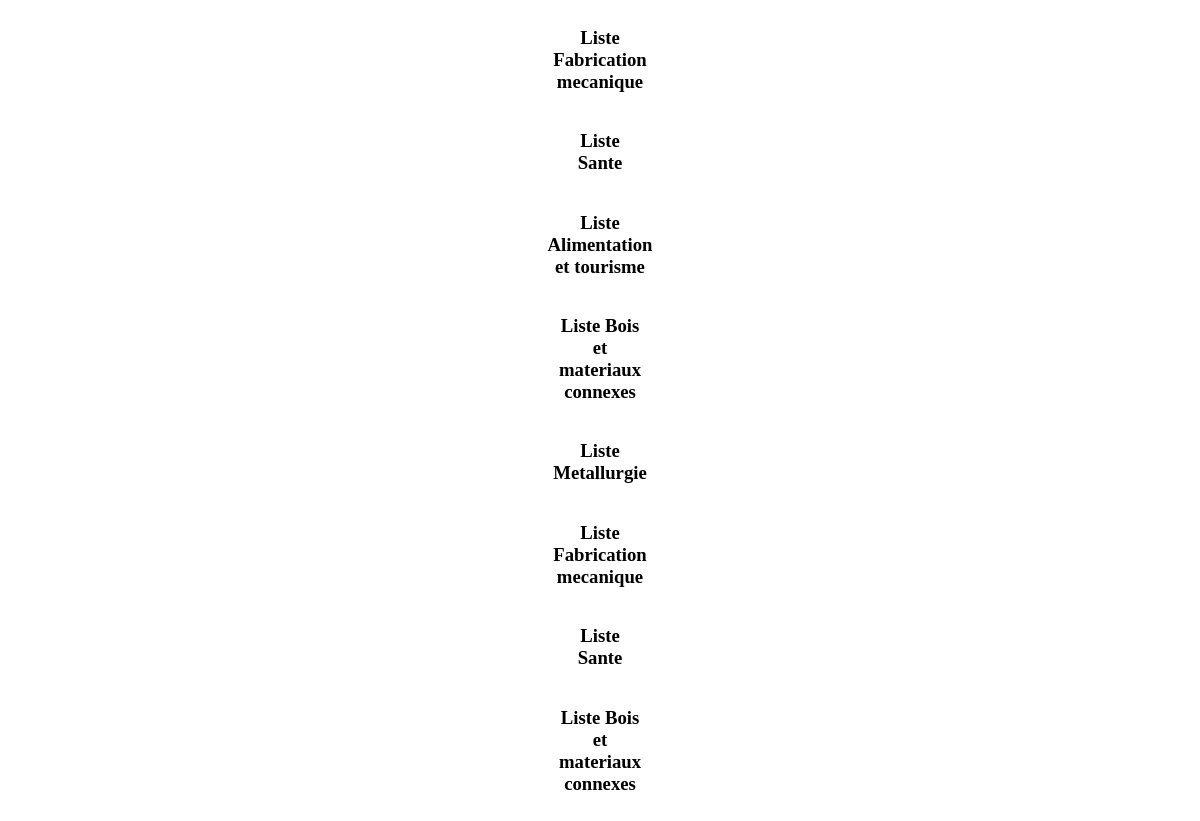
Screenshot of /SEN_FORMATION/admin/liste_par_formation.php with the database file from the repository.
### tables this page shows
CREATE TABLE `participant` (
  `id` int(5) NOT NULL,
  `nom` varchar(50) NOT NULL,
  `prenom` varchar(50) NOT NULL,
  `sexe` char(1) NOT NULL,
  `date_naiss` date NOT NULL,
  `lieu_naiss` varchar(50) NOT NULL,
  `email` varchar(50) NOT NULL,
  `mdp_part` varchar(50) NOT NULL,
  `region` varchar(50) NOT NULL,
  `id_formation` int(5) NOT NULL
);

CREATE TABLE `formation` (
  `id_formation` int(5) NOT NULL,
  `domaine` varchar(50) NOT NULL,
  `intitule` varchar(50) NOT NULL,
  `lieu` varchar(50) NOT NULL,
  `date` date NOT NULL,
  `duree` int(5) NOT NULL,
  `montant` int(9) NOT NULL,
  `animateur` varchar(50) NOT NULL
);

### SEN_FORMATION/admin/liste_par_formation.php (the view, shortened to what this page needs)
<?php
require_once('../connexion_db/conn_db.php');
$sql_part_form="select id,nom,prenom,sexe,date_naiss,lieu_naiss,email,mdp_part,region,domaine  from participant natural join formation" ;
$query_part_form=mysqli_query($conn, $sql_part_form) or die(mysqli_error($conn));
?>
<!DOCTYPE html>
<html>
<head>
    <link rel="stylesheet" type="text/css" href="../css/style_tableau.css">
</head>
<body>
  <?php
  while ( $forma=mysqli_fetch_array($query_part_form))
  {
    extract($forma);
      echo " <table>
      <caption><h3>Liste $domaine </h3></caption>
        </table>";
  }
  ?>
</body>
</html>

### SEN_FORMATION/css/style_tableau.css (style rules this page uses)
table { border-style: none; margin:auto; }

### rows the page displays
participant: id_formation.domaine "Fabrication mecanique"
participant: id_formation.domaine "Sante"
participant: id_formation.domaine "Alimentation et tourisme"
participant: id_formation.domaine "Bois et materiaux connexes"
participant: id_formation.domaine "Metallurgie"
participant: id_formation.domaine "Fabrication mecanique"
participant: id_formation.domaine "Sante"
participant: id_formation.domaine "Bois et materiaux connexes"
